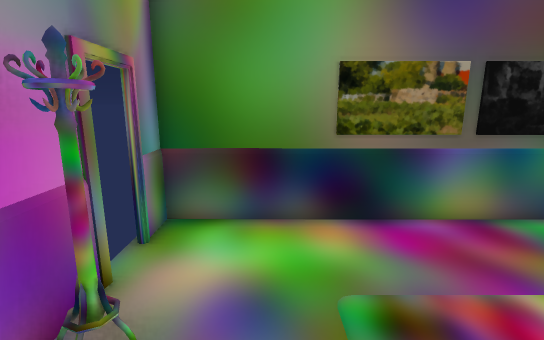
[1] (above)

12 first-person views from a walk through a scene from a Unity 3-D project. The camera is 1.5 m above the floor, tilts 12° down and sees 85° across. Doors are open. The floor is counted in squares, 0.5 m on a side. Each view is taken from the middle of a square. On the plan, view 1 faces up. The plan holds only what a view shows up to about 20 squares ahead; the rest is blank. The player is left out.

[2]
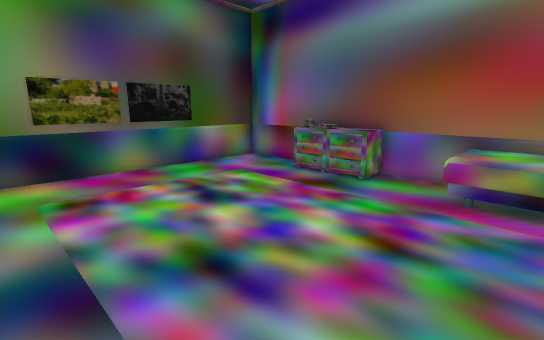

[3]
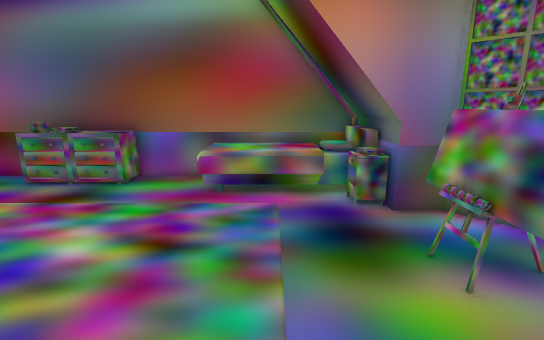

[4]
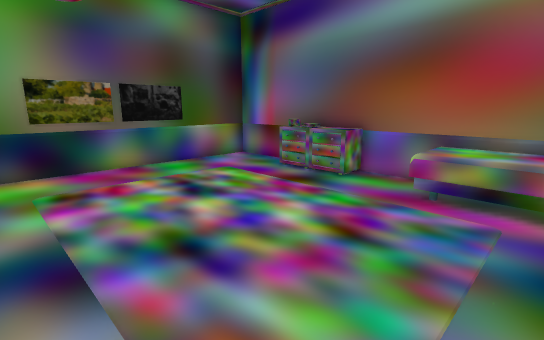

[5]
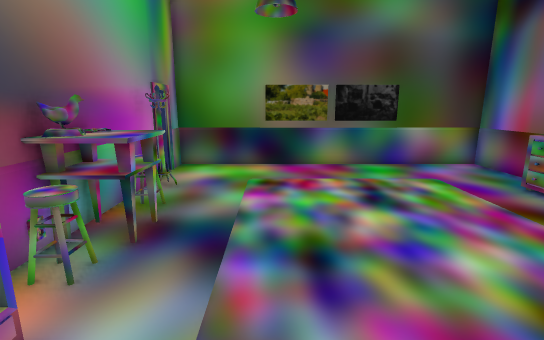

[6]
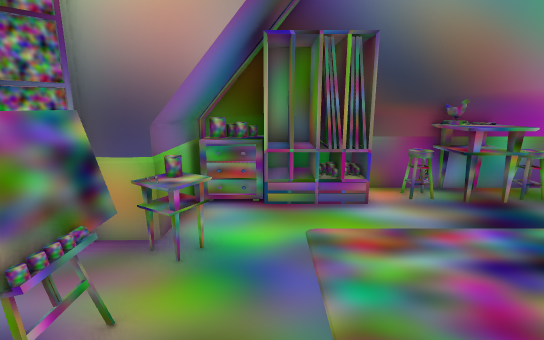

[7]
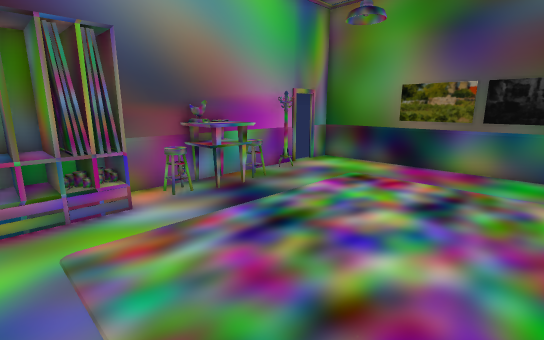

[8]
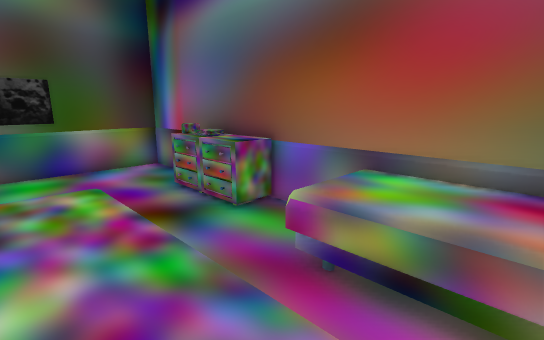

[9]
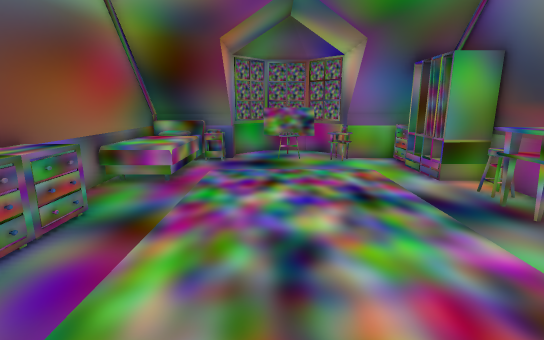

[10]
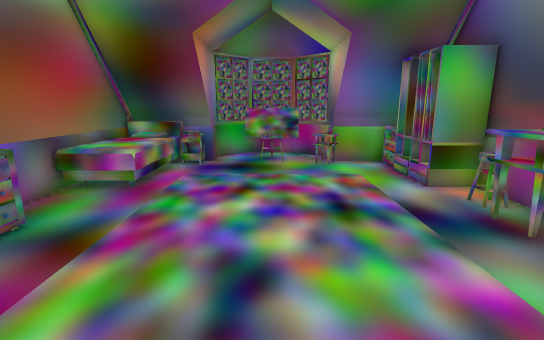

[11]
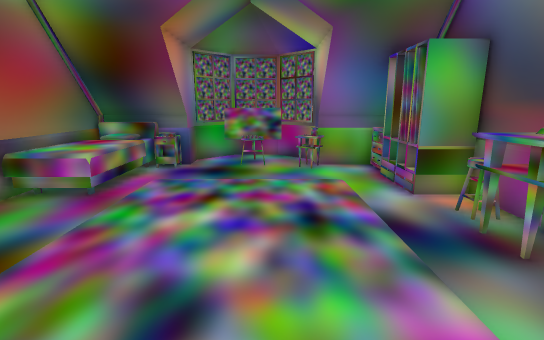

[12]
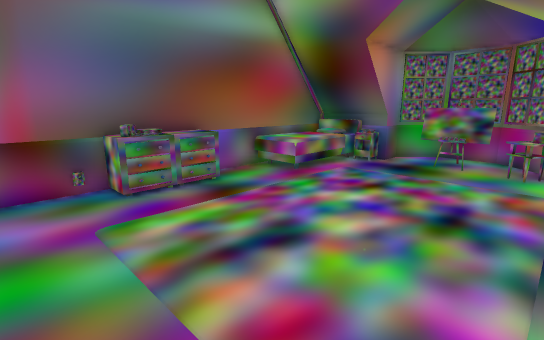

### Floor plan
Points are (right, up) in squares from view 1. A wall is a line through its corners. A room is listed if a view was taken in it or the views show most of it. See-through windows are left out.
Room 1 (views 1, 2, 3, 4, 5, 6, 7, 8, 9, 10, 11, 12)
walls: (8.4, -10.5) (12.7, -10.5); (8.2, -10.6) (12.6, -10.6); (9.4, -10.2) (13, -10.2); (-2.9, -8.2) (-2.9, -10.6); (-2.9, 4.5) (-2.9, -5.1); (-2.6, -10) (1.6, -10) (1.6, -12) (3.3, -13.6); (-2.9, -9.9) (-2.7, -10.2) (1.6, -10.2); (-2.7, -10.5) (1.6, -10.5); (-2.7, -10.6) (1.6, -10.6); (12.9, -10.5) (12.9, 7.7) (-2.9, 7.7) (-2.9, 6.1); (6.7, -13.6) (8.4, -12.1) (8.4, -10) (13, -10)
ways out: open door at (-3, 5.5)
objects: other object (-2, -9) to (-1, -9); other object (-2, -8) to (-1, -6); other object (-2, -3); other object (-2, -2) to (-1, 0); other object (-2, 0) to (-1, 1); other object (-2, 3); other object (2, -11) to (3, -9); other object (4, -11) to (6, -10); other object (10, -9) to (12, -4); other object (11, -1) to (12, 0); other object (11, 1) to (12, 3); other object (12, 1); other object (12, 2)

Positions as (right, up) in squares from view 1, and headings:
1: (0, 0), facing up
2: (0, -7), facing up-right
3: (0, -7), facing right
4: (0, -8), facing up-right
5: (2, -8), facing up
6: (8, -8), facing left
7: (8, -8), facing up-left
8: (6, -8), facing up-right
9: (6, 7), facing down
10: (5, 6), facing down
11: (4, 5), facing down
12: (1, 6), facing down-right
